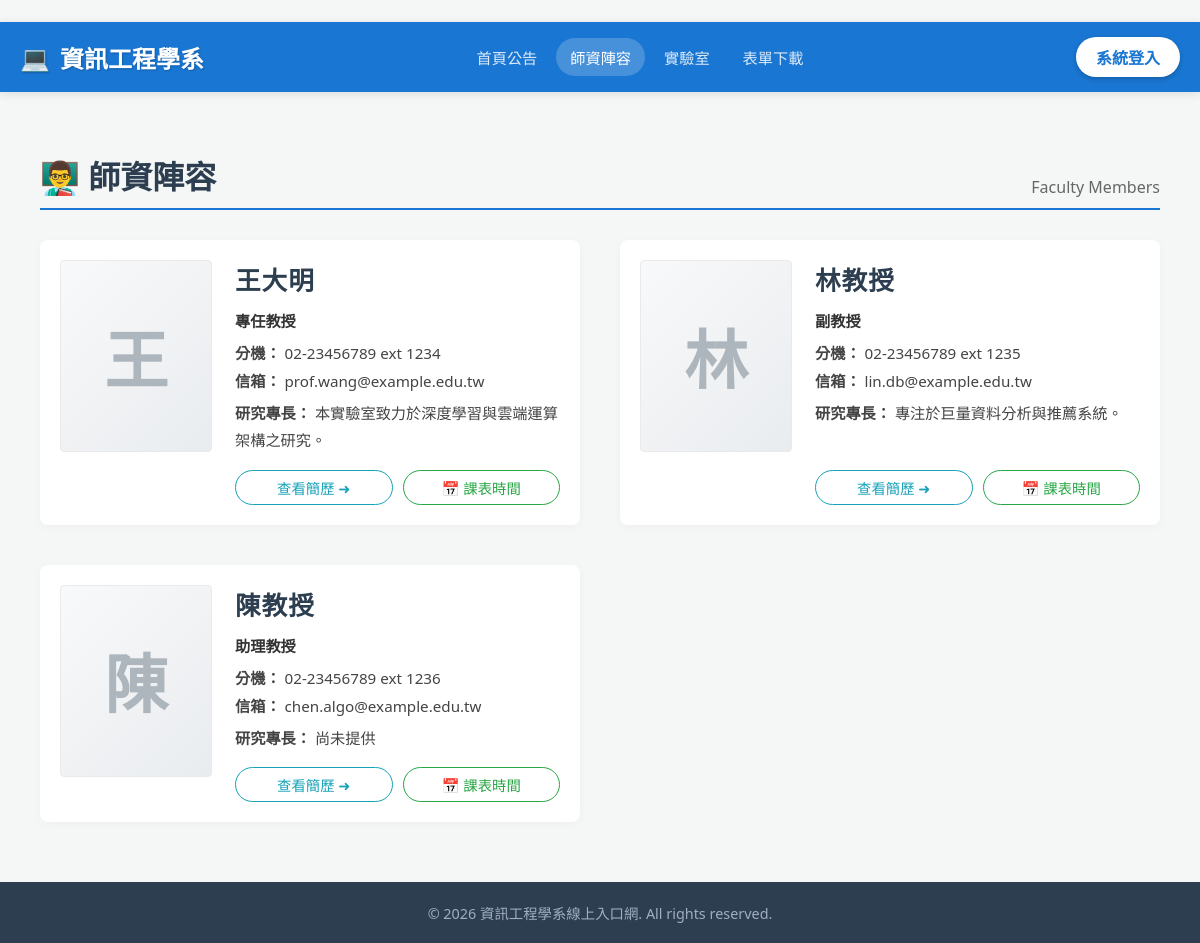
Page /index.php?page=faculty on the earlier database version.
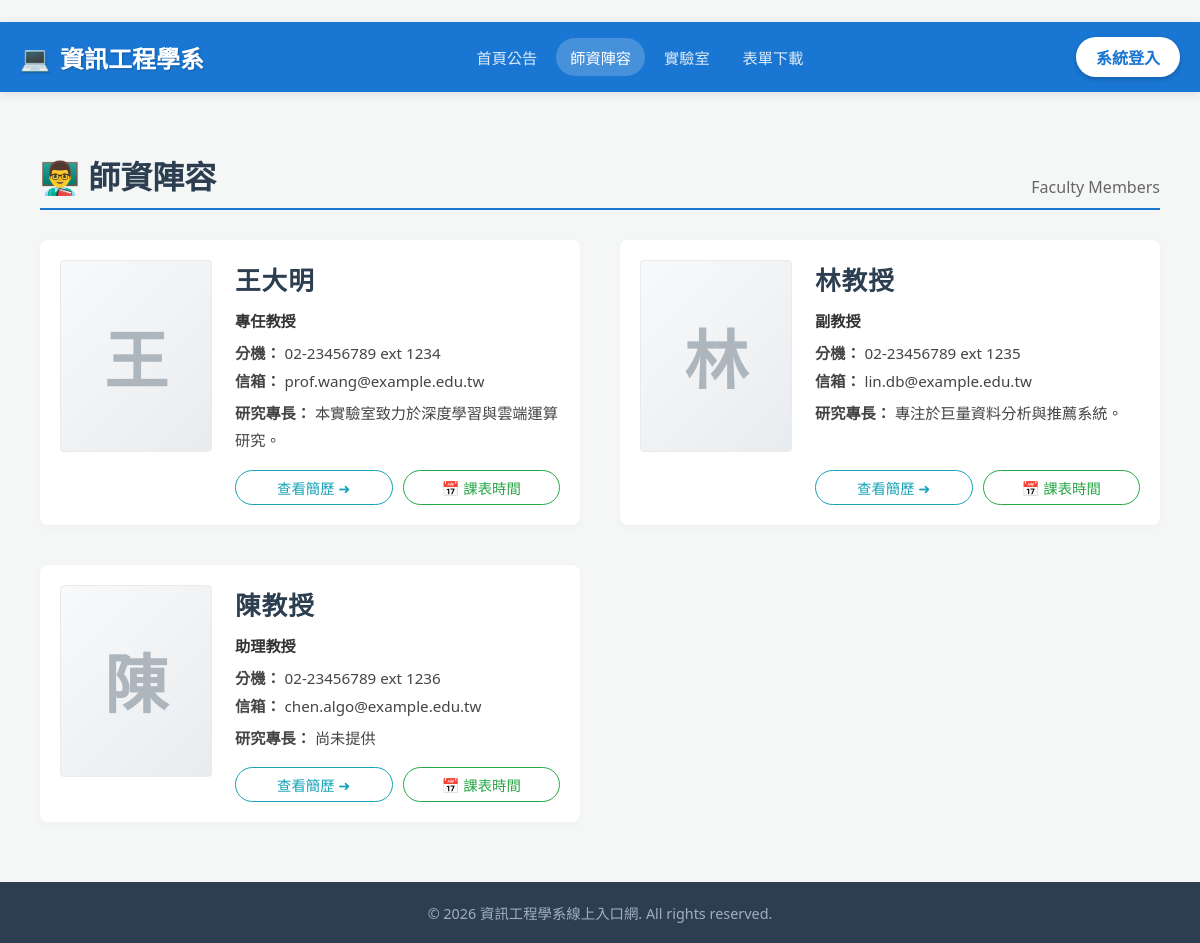
Same page on the later database version.
### tables this page shows
CREATE TABLE Teachers (
    teacher_id INT AUTO_INCREMENT PRIMARY KEY,
    user_id INT NOT NULL,
    name VARCHAR(100) NOT NULL,
    title VARCHAR(100),
    avatar_path VARCHAR(255) DEFAULT NULL COMMENT '老師頭像圖片路徑',  
    department VARCHAR(100) DEFAULT '資訊工程學系',
    phone VARCHAR(20),
    email VARCHAR(100),
    office_hours VARCHAR(100) DEFAULT NULL COMMENT '請益時間',
    lab_name VARCHAR(100) DEFAULT NULL COMMENT '實驗室名稱',
    lab_info TEXT DEFAULT NULL COMMENT '實驗室簡介與研究方向',
    teaching_experience TEXT DEFAULT NULL COMMENT '校內教學經歷',
    external_experience TEXT DEFAULT NULL COMMENT '校外經歷',
    FOREIGN KEY (user_id) REFERENCES Users(id) ON DELETE CASCADE
);

### modules/public/faculty.php (the view)
<div style="max-width: 1200px; margin: 0 auto; padding: 20px;">
    <div style="border-bottom: 2px solid #1976d2; margin-bottom: 30px; padding-bottom: 10px; display: flex; justify-content: space-between; align-items: flex-end;">
        <h2 style="margin: 0; color: #2c3e50; font-size: 2em;">👨‍🏫 師資陣容</h2>
        <span style="color: #666; font-weight: 500;">Faculty Members</span>
    </div>
    <div style="display: grid; grid-template-columns: repeat(auto-fit, minmax(450px, 1fr)); gap: 40px;">
    <?php
    $teachers = $conn->query("SELECT teacher_id, name, title, email, phone, avatar_path, lab_info FROM Teachers ORDER BY teacher_id");
    while($teacher = $teachers->fetch_assoc()) {
        echo "<div style='display: flex; gap: 25px; background: #fff; padding: 20px; border-radius: 8px; box-shadow: 0 2px 10px rgba(0,0,0,0.03); transition: transform 0.2s, box-shadow 0.2s;' onmouseover=\"this.style.boxShadow='0 5px 15px rgba(0,0,0,0.08)'; this.style.transform='translateY(-2px)';\" onmouseout=\"this.style.boxShadow='0 2px 10px rgba(0,0,0,0.03)'; this.style.transform='translateY(0)';\">";
        echo "<div style='flex-shrink: 0; width: 150px; height: 190px;'>";
        if (!empty($teacher['avatar_path']) && file_exists($teacher['avatar_path'])) {
            echo "  <img src='" . htmlspecialchars($teacher['avatar_path']) . "' alt='" . htmlspecialchars($teacher['name']) . "' style='width: 100%; height: 100%; object-fit: cover; border-radius: 4px; border: 1px solid #eaeaea;'>";
        } else {
            $first_char = function_exists('mb_substr') ? mb_substr($teacher['name'], 0, 1, 'UTF-8') : '👤';
            echo "  <div style='width: 100%; height: 100%; border-radius: 4px; background: linear-gradient(135deg, #f8f9fa, #e9ecef); color: #adb5bd; display: flex; align-items: center; justify-content: center; font-size: 4rem; font-weight: bold; border: 1px solid #eaeaea; user-select: none;'>{$first_char}</div>";
        }
        echo "</div>";
        echo "<div style='flex-grow: 1; display: flex; flex-direction: column; justify-content: flex-start;'>";
        echo "  <h3 style='margin: 0 0 10px 0; color: #2c3e50; font-size: 1.6em; letter-spacing: 1px;'>" . htmlspecialchars($teacher['name']) . "</h3>";
        echo "  <div style='font-size: 0.95em; color: #444; line-height: 1.8;'>";
        echo "      <div style='margin-bottom: 5px; font-weight: 600; color: #333;'>" . htmlspecialchars($teacher['title'] ?? '') . "</div>";
        $phone_str = !empty($teacher['phone']) ? htmlspecialchars($teacher['phone']) : '(未設定)';
        echo "      <div><strong>分機：</strong> {$phone_str}</div>";
        $email_str = !empty($teacher['email']) ? htmlspecialchars($teacher['email']) : '(未設定)';
        echo "      <div style='word-break: break-all;'><strong>信箱：</strong> {$email_str}</div>";
        $research = !empty($teacher['lab_info']) ? htmlspecialchars(strip_tags($teacher['lab_info'])) : '尚未提供';
        echo "      <div style='margin-top: 5px; display: -webkit-box; -webkit-line-clamp: 2; -webkit-box-orient: vertical; overflow: hidden; text-overflow: ellipsis;' title='{$research}'><strong>研究專長：</strong> {$research}</div>";
        echo "  </div>";
        echo "  <div style='margin-top: auto; padding-top: 15px; display: flex; gap: 10px;'>";
        echo "      <a href='index.php?page=teacher_detail&id=" . $teacher['teacher_id'] . "&view=profile' style='flex: 1; text-align: center; display: inline-block; padding: 6px 0; border: 1px solid #17a2b8; color: #17a2b8; border-radius: 20px; text-decoration: none; font-size: 0.9em; transition: 0.2s;' onmouseover=\"this.style.background='#17a2b8'; this.style.color='#fff';\" onmouseout=\"this.style.background='transparent'; this.style.color='#17a2b8';\">查看簡歷 ➜</a>";
        echo "      <a href='index.php?page=teacher_detail&id=" . $teacher['teacher_id'] . "&view=schedule' style='flex: 1; text-align: center; display: inline-block; padding: 6px 0; border: 1px solid #28a745; color: #28a745; border-radius: 20px; text-decoration: none; font-size: 0.9em; transition: 0.2s;' onmouseover=\"this.style.background='#28a745'; this.style.color='#fff';\" onmouseout=\"this.style.background='transparent'; this.style.color='#28a745';\">📅 課表時間</a>";
        echo "  </div>";
        echo "</div>";
        echo "</div>";
    }
    ?>
    </div>
</div>

Differences in the rows shown:
changed teachers "王大明": lab_info "本實驗室致力於深度學習與雲端運算架構之研究。" → "本實驗室致力於深度學習與雲端運算研究。"
